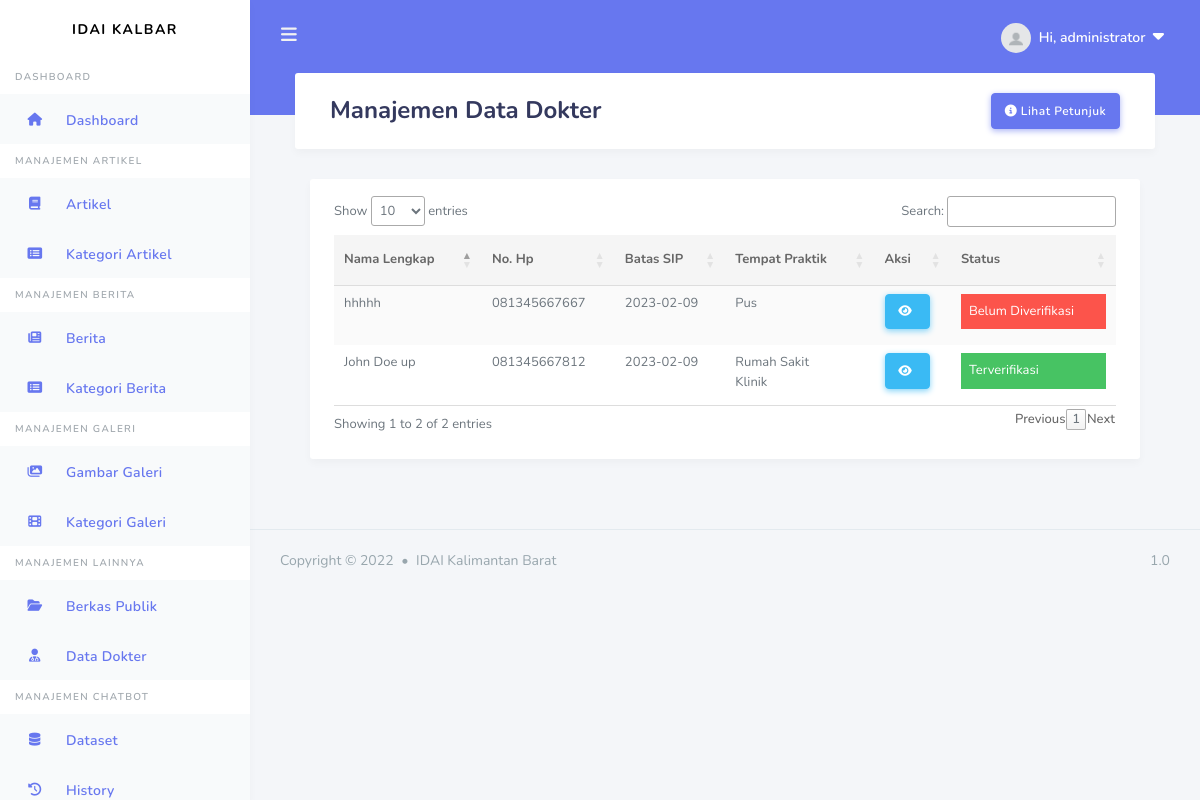
The page /admin/data-dokter (signed in) on the database as committed earlier.
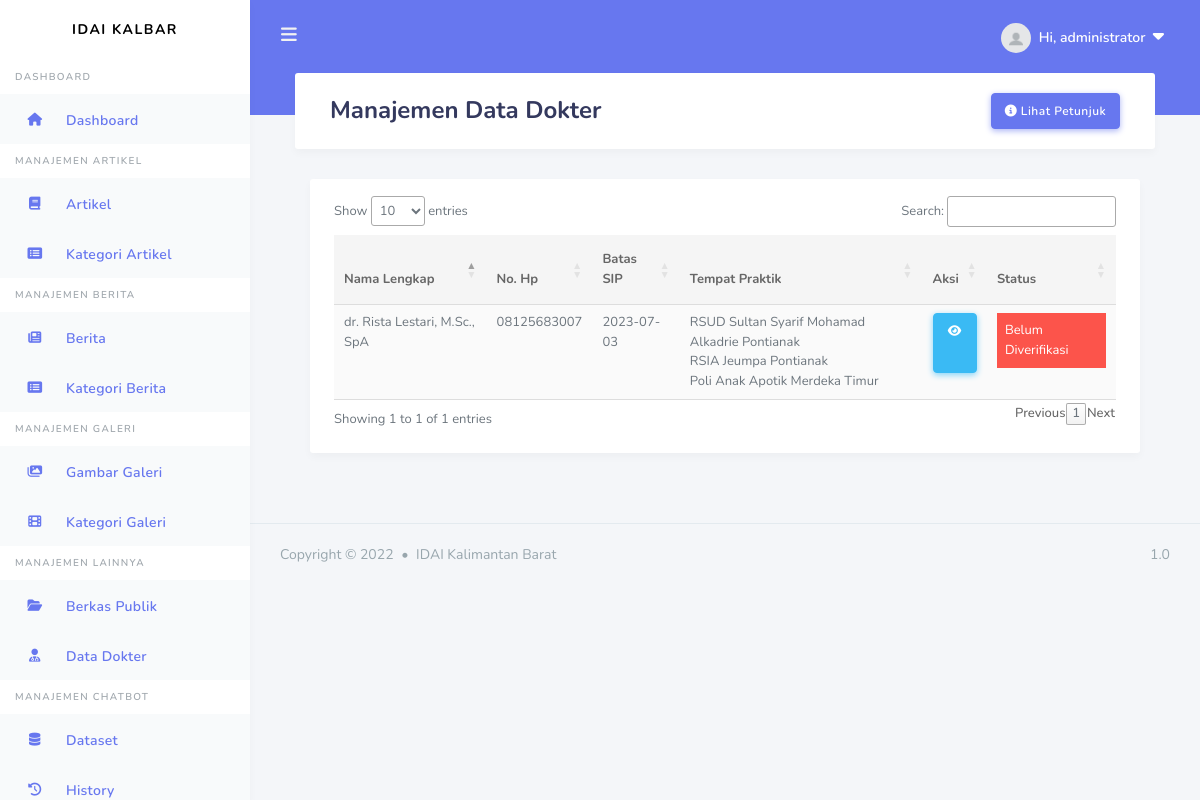
The same page on the database as committed later.
### apps/models.py (models this page shows, shortened)
class User(db.Model, UserMixin):
    id = db.Column(db.Integer, primary_key=True)
    username = db.Column(db.String(20), unique=True, nullable=False)
    email = db.Column(db.String(100), unique=True, nullable=False)
    image_file = db.Column(db.String(20), nullable=False, default='default.jpg')
    password = db.Column(db.String(20), nullable=False)
    articles = db.relationship('Article', backref='author', lazy=True)
    news = db.relationship('News', backref='author', lazy=True)
    galleries = db.relationship('Gallery', backref='author', lazy=True)
    image_galleries = db.relationship('Images_Gallery', backref='author', lazy=True)
    berkas = db.relationship('DataDokter', backref='owner', lazy=True, uselist=False)
    roles_id = db.Column(db.Integer, db.ForeignKey('roles.id'), nullable=False, default=2)

class DataDokter(db.Model):
    id = db.Column(db.Integer, primary_key=True)
    nama_lengkap = db.Column(db.String(100), unique=True, nullable=False)
    no_hp = db.Column(db.String(100), unique=True, nullable=False)
    batas_sip = db.Column(db.Date, nullable=False)
    status_data = db.Column(db.Boolean, default=False, nullable=False)
    user_id = db.Column(db.Integer, db.ForeignKey('user.id'), nullable=False)

class TempatPraktik(db.Model):
    id = db.Column(db.Integer, primary_key=True)
    tempat_praktik = db.Column(db.String(100), nullable=False)
    alamat_praktik = db.Column(db.String(200), nullable=False)
    kota_praktik = db.Column(db.String(50), nullable=False)
    hari_praktik = db.Column(db.String(50), nullable=False)
    jam_mulai = db.Column(db.Time, nullable=False)
    jam_selesai = db.Column(db.Time, nullable=False)
    user_id = db.Column(db.Integer, db.ForeignKey('user.id'))
    user = db.relationship('User', backref=db.backref('tempatpraktiks', lazy=True))

### apps/files/routes.py (the view)
@files.route("/admin/data-dokter", methods=['GET', 'POST'])
@login_required
def data_dokter():
    data = DataDokter.query.all()
    data_tp = TempatPraktik.query.all()
    return render_template('users/admin/data_dokter.html', title='Data Dokter', legend='Data Dokter', data=data, data_tp=data_tp)

### apps/models.py (called while the page is built)
@login_manager.user_loader
def load_user(user_id):
    return User.query.get(int(user_id))

### apps/templates/users/admin/data_dokter.html (shortened to what this page needs)
{% extends "layouts/base_dashboard.html" %}
{% block header %}
<div class="container">
    <h1>Manajemen {{ title }}</h1>
    <button type="button" class="btn btn-primary float-right" data-toggle="modal" data-target="#modalll">
        <i class="fa-solid fa-circle-info"></i>&nbsp;Lihat Petunjuk
    </button>
</div>
{% endblock header %}
{% block content %}
<div class="container">
    <div class="row">
      <div class="col-12 col-md-12 col-lg-12">
        <div class="card">
          <section class="section m-4">
            <table id="data" class="table table-striped table-hover">
                <thead>
                    <tr>
                        <th scope="col">Nama Lengkap</th>
                        <th scope="col">No. Hp</th>
                        <th scope="col">Batas SIP</th>
                        <th scope="col">Tempat Praktik</th>
                        <th scope="col">Aksi</th>
                        <th scope="col">Status</th>
                    </tr>
                    </thead>
                    <tbody>
                    {% for d in data %}
                    <tr>
                        <td>{{ d.nama_lengkap }}</td>
                        <td>{{ d.no_hp }}</td>
                        <td>{{ d.batas_sip }}</td>
                        <td>
                          {% for dtp in data_tp %}
                          {% if d.user_id == dtp.user_id %}
                            {{ dtp.tempat_praktik }}<br>
                          {% endif %}
                          {% endfor %}
                        </td>
                        <td>
                          <div>
                            <a class="btn btn-info" href="{{ url_for('files.data_detail', id=d.user_id) }}" role="button" title="Lihat Data"><i class="fa-solid fa-eye"></i>&nbsp;</a>
                          </div>
                        </td>
                        <td>
                            {% if d.status_data == false %}
                              <div class="p-2 mb-2 bg-danger text-white">Belum Diverifikasi</div>
                            {% else %}
                              <div class="p-2 mb-2 bg-success text-white">Terverifikasi</div>
                            {% endif %}
                        </td>
                    </tr>
                    {% endfor %}
                    </tbody>
            </table>
          </section>
        </div>
      </div>
    </div>
</div>
{% endblock content%}

### apps/templates/layouts/base_dashboard.html (shortened to what this page needs)
<!DOCTYPE html>
<html lang="en">
<head>
  <link rel="stylesheet" type="text/css" href="https://cdn.datatables.net/1.12.1/css/jquery.dataTables.min.css">
  <link rel="stylesheet" href="https://maxcdn.bootstrapcdn.com/bootstrap/4.5.2/css/bootstrap.min.css">
  <link rel="stylesheet" href="https://cdn.jsdelivr.net/npm/bootstrap-select@1.14.0-beta3/dist/css/bootstrap-select.min.css">
  <link rel="stylesheet" href="{{ url_for ('static', filename='assets/css/styleDashboard.css') }}">
  <link rel="stylesheet" href="{{ url_for ('static', filename='assets/css/components.css') }}">
  <link rel="stylesheet" href="{{ url_for ('static', filename='assets/css/custom.css') }}">
</head>
<body>
  {% include 'includes/header.html' %}
  {% include 'includes/sidebar.html' %}
  <div class="main-content">
    <div class="col-md">
        <section class="section">
            <div class="section-header">
              {% block header %}{% endblock header %}
            </div>
            <div class="section-body">
            {% block content %}{% endblock content %}
            </div>
        </section>
    </div>
</div>
  {% block footer %}
  <footer class="main-footer">
      <div class="footer-left">
        Copyright &copy; 2022 <div class="bullet"></div>  IDAI Kalimantan Barat
      </div>
      <div class="footer-right">
        1.0
      </div>
  </footer>
  {% endblock footer %}
</body>
</html>

### apps/templates/includes/header.html (shortened to what this page needs)
<div class="navbar-bg"></div>
    <nav class="navbar navbar-expand-lg main-navbar">
      <form class="form-inline mr-auto">
        <ul class="navbar-nav mr-3">
          <li><a href="#" data-toggle="sidebar" class="nav-link nav-link-lg"><i class="fas fa-bars"></i></a></li>
        </ul>
      </form>
      <ul class="navbar-nav navbar-right">
        <li class="dropdown"><a href="#" data-toggle="dropdown" class="nav-link notification-toggle nav-link-lg nav-link-user"><img src="{{ url_for ('static', filename='assets/img/profile_pics/default.jpg') }}" alt="" class="rounded-circle mr-1">
          <div class="d-sm-none d-lg-inline-block">Hi, {{ current_user.username}} &nbsp;<small><i class="fa-solid fa-caret-down"></i></small></div></a>
        </li>
      </ul>
    </nav>

### apps/templates/includes/sidebar.html (shortened to what this page needs)
<div class="main-sidebar">
    <aside id="sidebar-wrapper">
        <div class="sidebar-brand">
            <a href="#">IDAI KALBAR</a>
        </div>
    {% if roles == 'Dokter' %}
    <ul class="sidebar-menu">
        <li class="menu-header">Dashboard</li>
        <li class="nav-item dropdown active">
            <a href="{{ url_for('users.dokter')}}" class="nav-link"><i class="fas fa-solid fa-house"></i><span>Dashboard</span></a>
        </li>
    </ul>
    <ul class="sidebar-menu">
        <li class="menu-header">Manajemen Data Pribadi</li>
        <li class="nav-item dropdown active">
            <a href="{{ url_for('doctors.tambah_data')}}" class="nav-link"><i class="fas fa-solid fa-book"></i><span>Data Pribadi</span></a>
        </li>
    </ul>
    {% if data_valid == True %}
    <ul class="sidebar-menu">
        <li class="menu-header">Data Dokter Terdaftar</li>
        <li class="nav-item dropdown active">
            <a href="{{ url_for('doctors.data_dokter')}}" class="nav-link"><i class="fas fa-solid fa-book"></i><span>Data Dokter</span></a>
        </li>
    </ul>
    {% endif %}
    {% else %}
        <ul class="sidebar-menu">
            <li class="menu-header">Dashboard</li>
            <li class="nav-item dropdown active">
                <a href="{{ url_for('users.admin')}}" class="nav-link"><i class="fas fa-solid fa-house"></i><span>Dashboard</span></a>
            </li>
        </ul>
        <ul class="sidebar-menu">
            <li class="menu-header">Manajemen Artikel</li>
            <li class="nav-item dropdown active">
                <a href="{{ url_for('articles.article_admin')}}" class="nav-link"><i class="fas fa-solid fa-book"></i><span>Artikel</span></a>
            </li>
            <li class="nav-item dropdown active">
                <a href="{{ url_for('articles.new_category')}}" class="nav-link"><i class="fas fa-regular fa-rectangle-list"></i><span>Kategori Artikel</span></a>
            </li>
        </ul>
        <ul class="sidebar-menu">
            <li class="menu-header">Manajemen Berita</li>
            <li class="nav-item dropdown active">
                <a href="{{ url_for('news.news_admin')}}" class="nav-link"><i class="fas fa-regular fa-newspaper"></i><span>Berita</span></a>
            </li>
            <li class="nav-item dropdown active">
                <a href="{{ url_for('news.new_category')}}" class="nav-link"><i class="fas fa-regular fa-rectangle-list"></i><span>Kategori Berita</span></a>
            </li>
        </ul>
        <ul class="sidebar-menu">
            <li class="menu-header">Manajemen Galeri</li>
            <li class="nav-item dropdown active">
                <a href="{{ url_for('galleries.new_image')}}" class="nav-link"><i class="fas fa-regular fa-images"></i><span>Gambar Galeri</span></a>
            </li>
            <li class="nav-item dropdown active">
                <a href="{{ url_for('galleries.new_gallery')}}" class="nav-link"><i class="fas fa-solid fa-film"></i><span>Kategori Galeri</span></a>
            </li>
        </ul>
        <ul class="sidebar-menu">
            <li class="menu-header">Manajemen Lainnya</li>
            <li class="nav-item dropdown active">
                <a href="{{ url_for('files.new_files')}}" class="nav-link"><i class="fas fa-regular fa-folder-open"></i><span>Berkas Publik</span></a>
            </li>
            <li class="nav-item dropdown active">
                <a href="{{ url_for('files.data_dokter')}}" class="nav-link"><i class="fas fa-solid fa-user-doctor"></i><span>Data Dokter</span></a>
            </li>
        </ul>
        <ul class="sidebar-menu">
            <li class="menu-header">Manajemen Chatbot</li>
            <li class="nav-item dropdown active">
                <a href="{{ url_for('chatbot.dataset')}}" class="nav-link"><i class="fas fa-solid fa-database"></i><span>Dataset</span></a>
            </li>
            <li class="nav-item dropdown active">
                <a href="{{ url_for('chatbot.history')}}" class="nav-link"><i class="fas fa-solid fa-clock-rotate-left"></i><span>History</span></a>
            </li>
        </ul>
        {% endif %}
    </aside>
</div>

Rows that differ between the two databases and show on the page:
removed DataDokter: nama_lengkap "John Doe up", no_hp "081345667812", batas_sip "2023-02-09", status_data "Terverifikasi"
no longer on this page (row unchanged): TempatPraktik: tempat_praktik "Rumah Sakit", shown under "John Doe up"
no longer on this page (row unchanged): TempatPraktik: tempat_praktik "Klinik", shown under "John Doe up"
removed DataDokter: nama_lengkap "hhhhh", no_hp "081345667667", batas_sip "2023-02-09", status_data "Belum Diverifikasi", TempatPraktik (tempat_praktik "Pus")
added DataDokter: nama_lengkap "dr. Rista Lestari, M.Sc., SpA", no_hp "08125683007", batas_sip "2023-07-03", status_data "Belum Diverifikasi", TempatPraktik (tempat_praktik "RSUD Sultan Syarif Mohamad Alkadrie Pontianak")
added TempatPraktik: tempat_praktik "RSIA Jeumpa Pontianak", shown under "dr. Rista Lestari, M.Sc., SpA"
added TempatPraktik: tempat_praktik "Poli Anak Apotik Merdeka Timur", shown under "dr. Rista Lestari, M.Sc., SpA"
Other text that changed with them:
text written by a page script: "Show entries Search: Showing 1 to 2 of 2 entries Previous 1 Next" → "Show entries Search: Showing 1 to 1 of 1 entries Previous 1 Next"
